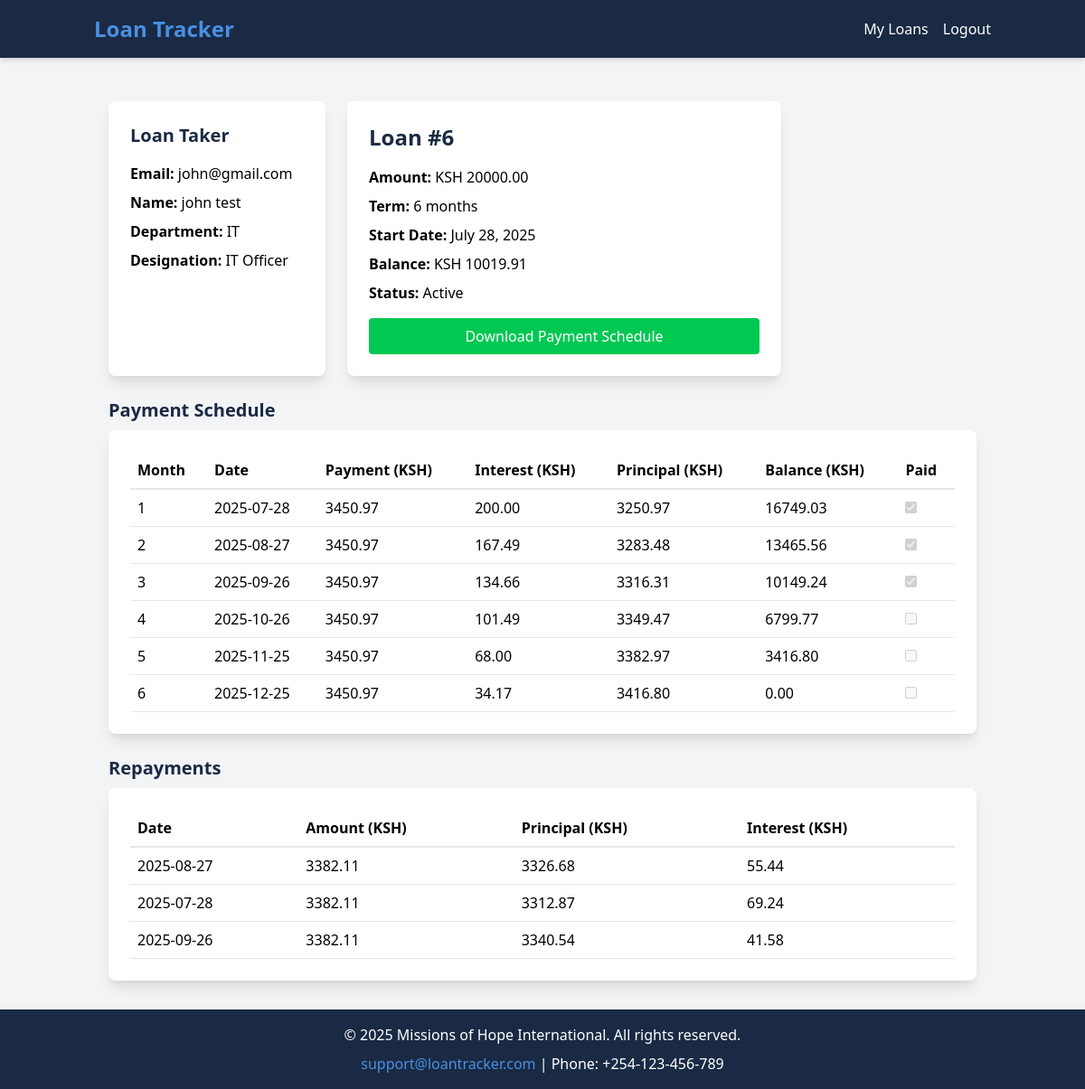
The page /loans/6/ (signed in) on the database as committed earlier.
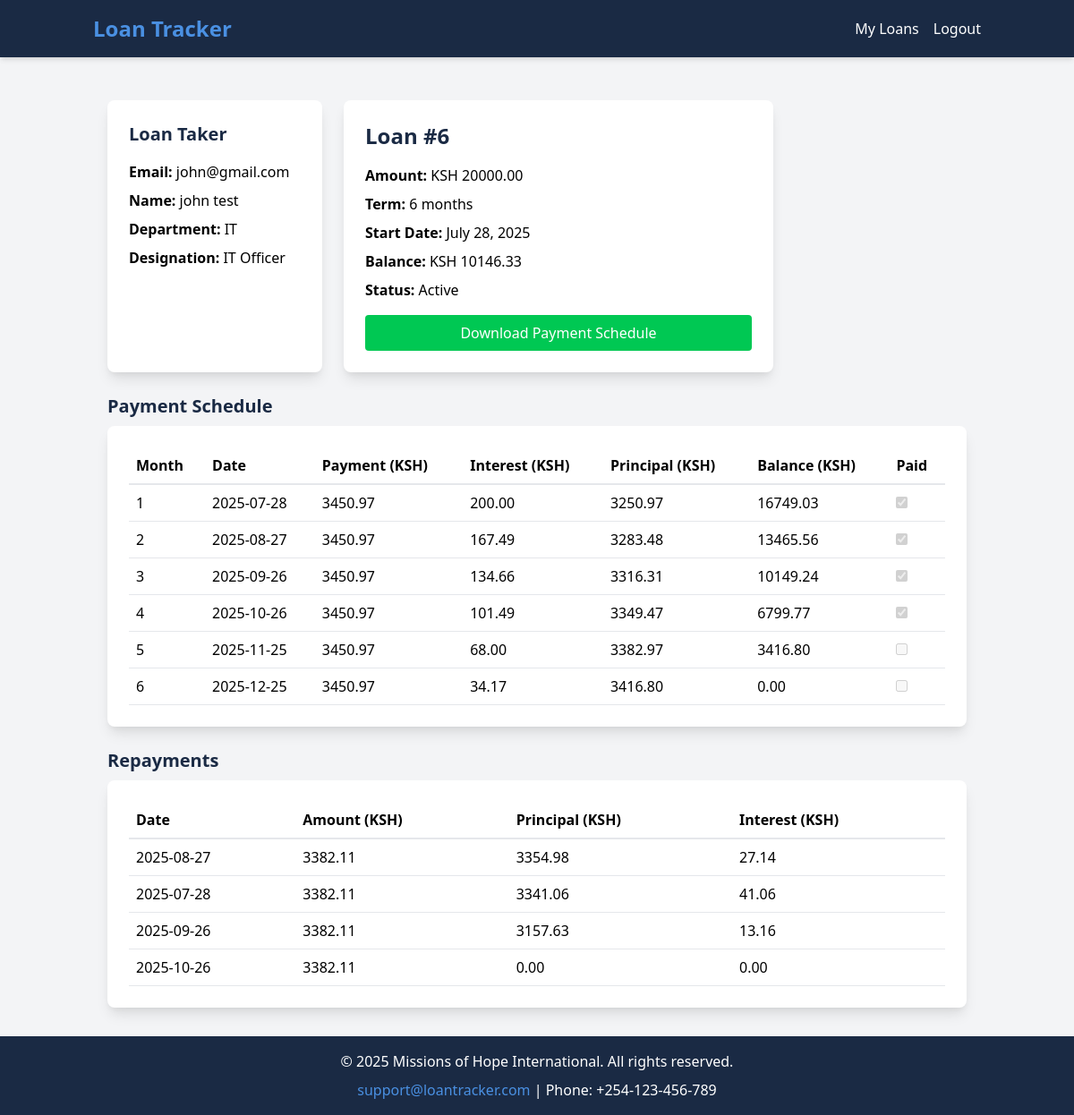
The same page on the database as committed later.
### mohi/models.py (models this page shows, shortened)
class Repayment(models.Model):
    loan = models.ForeignKey(Loan, on_delete=models.CASCADE)
    date = models.DateField(default=timezone.now)
    amount = models.DecimalField(max_digits=10, decimal_places=2, default=Decimal('0.00'))
    principal = models.DecimalField(max_digits=10, decimal_places=2, default=Decimal('0.00'))
    interest = models.DecimalField(max_digits=10, decimal_places=2, default=Decimal('0.00'))

### mohi/views.py (the view)
# urls.py: path('loans/<int:loan_id>/', views.loan_detail, name='loan_detail'),
@login_required
def loan_detail(request, loan_id):
    loan = get_object_or_404(Loan, id=loan_id)
    if not request.user.is_staff and loan.user != request.user:
        return redirect('loan_list')
    schedule = loan.generate_amortization_schedule(original=True)
    repayments = Repayment.objects.filter(loan=loan)
    exchange_rate = Decimal('1')  # 1 USD = 1 KSH
    total_principal_repaid = sum(rep.principal for rep in repayments) or Decimal('0.00')
    loan_ksh_amount = loan.amount * exchange_rate
    loan_ksh_balance = max(Decimal('0.00'), loan.amount - total_principal_repaid) * exchange_rate
    loan.balance = loan_ksh_balance
    loan.is_paid = loan_ksh_balance <= Decimal('0.00')
    if loan.is_paid and not loan.end_date:
        loan.end_date = timezone.now().date()
    loan.save()
    schedule_ksh = [
        {
            'month': item['month'],
            'date': item['date'],
            'payment': item['payment'] * float(exchange_rate),
            'interest': item['interest'] * float(exchange_rate),
            'principal': item['principal'] * float(exchange_rate),
            'balance': item['balance'] * float(exchange_rate)
        } for item in schedule
    ]
    repayments_ksh = [
        {
            'date': rep.date,
            'amount': float(rep.amount * exchange_rate),
            'principal': float(rep.principal * exchange_rate),
            'interest': float(rep.interest * exchange_rate)
        } for rep in repayments
    ]
    total_paid = sum(rep.amount for rep in repayments) or Decimal('0.00')
    total_paid_ksh = float(total_paid * exchange_rate)
    return render(request, 'mohi/loan_detail.html', {
        'loan': loan,
        'schedule': schedule_ksh,
        'repayments': repayments_ksh,
        'loan_ksh_amount': float(loan_ksh_amount),
        'loan_ksh_balance': float(loan_ksh_balance),
        'monthly_payment': schedule[0]['payment'] * float(exchange_rate) if schedule else 0.0,
        'total_interest': sum(item['interest'] for item in schedule) * float(exchange_rate),
        'total_paid': total_paid_ksh
    })

### mohi/templates/mohi/loan_detail.html (shortened to what the changed rows need)
{% extends 'mohi/base.html' %}
{% block content %}
<div class="container mx-auto p-4">
    <div class="flex flex-col md:flex-row gap-6">
        <div class="bg-white p-6 rounded-lg shadow-lg w-full md:w-1/4">
            <h2 class="text-xl font-bold mb-4 text-mohi-deep-blue">Loan Taker</h2>
        </div>
        <div class="bg-white p-6 rounded-lg shadow-lg w-full md:w-1/2">
            <h1 class="text-2xl font-bold mb-4 text-mohi-deep-blue">Loan #{{ loan.id }}</h1>
            <div class="space-y-2">
                <p><strong>Amount:</strong> KSH {{ loan_ksh_amount|floatformat:2 }}</p>
                <p><strong>Term:</strong> {{ loan.term_months }} months</p>
                <p><strong>Start Date:</strong> {{ loan.start_date|date:"F d, Y" }}</p>
                <p><strong>Balance:</strong> KSH {{ loan_ksh_balance|floatformat:2 }}</p>
                <p><strong>Status:</strong> {% if loan.is_paid %}Paid{% else %}Active{% endif %}</p>
            </div>
        </div>
    </div>
    <h2 class="text-xl font-bold mt-6 mb-2 text-mohi-deep-blue">Payment Schedule</h2>
    <div class="bg-white p-6 rounded-lg shadow-lg">
        <table class="w-full text-left">
            <thead>
                <tr>
                    <th class="border-b-2 p-2">Month</th>
                    <th class="border-b-2 p-2">Date</th>
                    <th class="border-b-2 p-2">Payment (KSH)</th>
                    <th class="border-b-2 p-2">Interest (KSH)</th>
                    <th class="border-b-2 p-2">Principal (KSH)</th>
                    <th class="border-b-2 p-2">Balance (KSH)</th>
                    <th class="border-b-2 p-2">Paid</th>
                </tr>
            </thead>
            <tbody>
                {% for item in schedule %}
                <tr>
                    <td class="border-b p-2">{{ item.month }}</td>
                    <td class="border-b p-2">{{ item.date|date:"Y-m-d" }}</td>
                    <td class="border-b p-2">{{ item.payment|floatformat:2 }}</td>
                    <td class="border-b p-2">{{ item.interest|floatformat:2 }}</td>
                    <td class="border-b p-2">{{ item.principal|floatformat:2 }}</td>
                    <td class="border-b p-2">{{ item.balance|floatformat:2 }}</td>
                    <td class="border-b p-2">
                        <input type="checkbox" disabled
                               {% for rep in repayments %}
                                   {% if rep.date == item.date and rep.amount > 0 %}checked{% endif %}
                               {% endfor %}>
                    </td>
                </tr>
                {% endfor %}
            </tbody>
        </table>
    </div>
    <h2 class="text-xl font-bold mt-6 mb-2 text-mohi-deep-blue">Repayments</h2>
    <div class="bg-white p-6 rounded-lg shadow-lg">
        <table class="w-full text-left">
            <thead>
                <tr>
                    <th class="border-b-2 p-2">Date</th>
                    <th class="border-b-2 p-2">Amount (KSH)</th>
                    <th class="border-b-2 p-2">Principal (KSH)</th>
                    <th class="border-b-2 p-2">Interest (KSH)</th>
                </tr>
            </thead>
            <tbody>
                {% for repayment in repayments %}
                <tr>
                    <td class="border-b p-2">{{ repayment.date|date:"Y-m-d" }}</td>
                    <td class="border-b p-2">{{ repayment.amount|floatformat:2 }}</td>
                    <td class="border-b p-2">{{ repayment.principal|floatformat:2 }}</td>
                    <td class="border-b p-2">{{ repayment.interest|floatformat:2 }}</td>
                </tr>
                {% empty %}
                <tr>
                    <td colspan="4" class="border-b p-2 text-center">No repayments made.</td>
                </tr>
                {% endfor %}
            </tbody>
        </table>
    </div>
</div>
{% endblock %}

Rows that differ between the two databases and show on the page:
changed Repayment (number 1 of 4 on the later page): date "☐" → "☑"; principal "3326.68" → "3354.98"; interest "55.44" → "27.14"
changed Repayment (number 2 of 4 on the later page): principal "3312.87" → "3341.06"; interest "69.24" → "41.06"
changed Repayment (number 3 of 4 on the later page): principal "3340.54" → "3157.63"; interest "41.58" → "13.16"
added Repayment: date "2025-10-26", amount "3382.11", principal "0.00", interest "0.00"
Other text that changed with them:
{{ loan_ksh_balance|floatformat:2 }}: "10019.91" → "10146.33"
